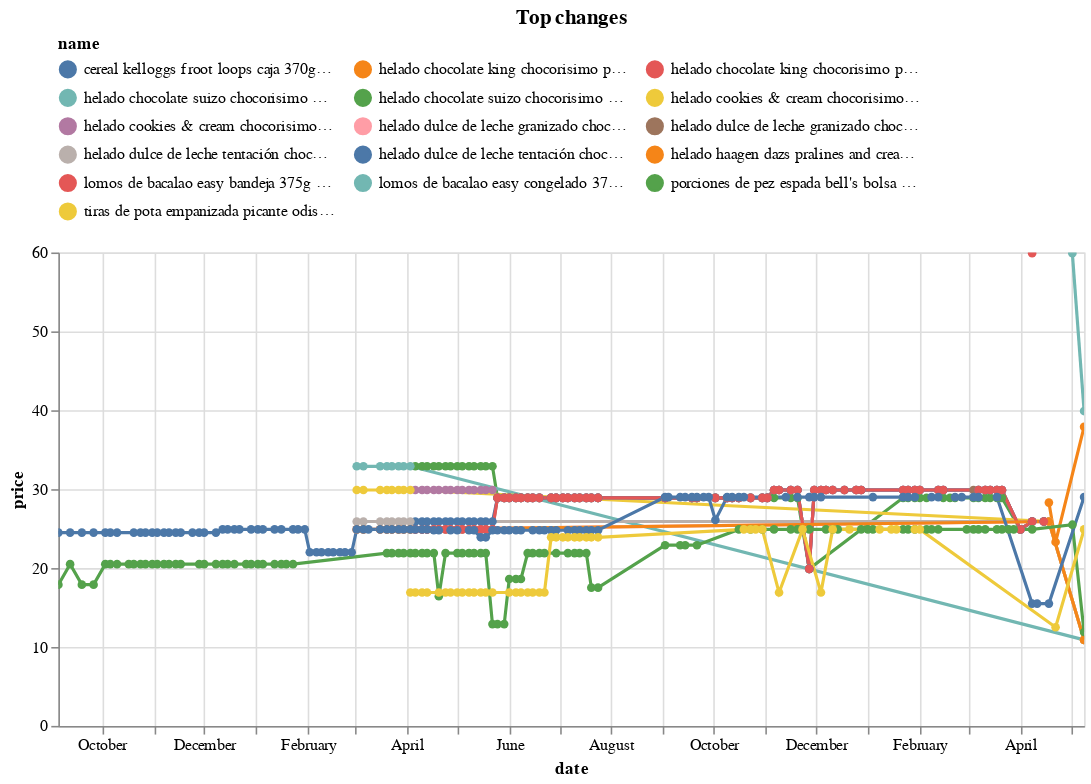

The notebook cell saved with this chart:
### Code cell
top_changes_abs.head(10).pipe(plot_changes, 'Top changes')

### Figure 1 — Vega-Lite specification as saved in the notebook (floating-point values rounded to 4 significant figures; data arrays with more than 128 entries replaced by an {"elided": "..."} marker saying what was removed)
{"config": {"view": {"continuousWidth": 300, "continuousHeight": 300}, "legend": {"columns": 3, "orient": "top"}}, "data": {"name": "data-36ccae3cc2660295b6d78771574bebaf"}, "mark": {"type": "line", "point": true}, "encoding": {"color": {"field": "name", "scale": {"domain": ["cereal kelloggs froot loops caja 370gr (plaza_vea)", "helado chocolate king chocorisimo pote 285g (plaza_vea)", "helado chocolate king chocorisimo pote 460 ml (plaza_vea)", "helado chocolate suizo chocorisimo pote 285g (plaza_vea)", "helado chocolate suizo chocorisimo pote 460 ml (plaza_vea)", "helado cookies & cream chocorisimo pote 285g (plaza_vea)", "helado cookies & cream chocorisimo pote 460 ml (plaza_vea)", "helado dulce de leche granizado chocorisimo pote 285g (plaza_vea)", "helado dulce de leche granizado chocorisimo pote 460 ml (plaza_vea)", "helado dulce de leche tentación chocorisimo pote 285g (plaza_vea)", "helado dulce de leche tentación chocorisimo pote 460 ml (plaza_vea)", "helado haagen dazs pralines and cream pote 473ml (plaza_vea)", "lomos de bacalao easy bandeja 375g (plaza_vea)", "lomos de bacalao easy congelado 375g (plaza_vea)", "porciones de pez espada bell's bolsa 400g (plaza_vea)", "tiras de pota empanizada picante odissea paquete 500g (plaza_vea)"]}, "type": "nominal"}, "tooltip": [{"field": "name", "type": "nominal"}, {"field": "price", "type": "quantitative"}, {"field": "last_price", "type": "quantitative"}], "x": {"field": "date", "type": "temporal"}, "y": {"field": "price", "type": "quantitative"}}, "params": [{"name": "param_7", "select": {"type": "point", "fields": ["name"]}, "bind": "legend"}, {"name": "param_8", "select": {"type": "interval", "encodings": ["x", "y"]}, "bind": "scales"}], "title": "Top changes", "transform": [{"filter": {"param": "param_7"}}], "width": 650, "$schema": "https://vega.github.io/schema/vega-lite/v5.17.0.json", "datasets": {"data-36ccae3cc2660295b6d78771574bebaf": {"elided": "641 records"}}}
